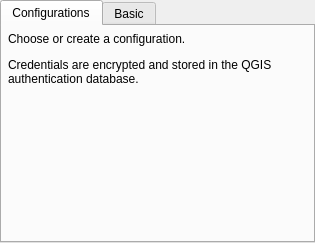
<?xml version="1.0" encoding="UTF-8"?>
<ui version="4.0">
 <class>QgsAuthSettingsWidget</class>
 <widget class="QWidget" name="QgsAuthSettingsWidget">
  <property name="geometry">
   <rect>
    <x>0</x>
    <y>0</y>
    <width>315</width>
    <height>243</height>
   </rect>
  </property>
  <property name="windowTitle">
   <string>Form</string>
  </property>
  <layout class="QVBoxLayout" name="verticalLayout">
   <property name="spacing">
    <number>0</number>
   </property>
   <property name="leftMargin">
    <number>0</number>
   </property>
   <property name="topMargin">
    <number>0</number>
   </property>
   <property name="rightMargin">
    <number>0</number>
   </property>
   <property name="bottomMargin">
    <number>0</number>
   </property>
   <item>
    <widget class="QTabWidget" name="tabAuth">
     <property name="sizePolicy">
      <sizepolicy hsizetype="Expanding" vsizetype="MinimumExpanding">
       <horstretch>0</horstretch>
       <verstretch>0</verstretch>
      </sizepolicy>
     </property>
     <property name="currentIndex">
      <number>0</number>
     </property>
     <widget class="QWidget" name="tabConfigurations">
      <attribute name="title">
       <string>Configurations</string>
      </attribute>
      <layout class="QVBoxLayout" name="verticalLayout_4">
       <property name="spacing">
        <number>6</number>
       </property>
       <property name="leftMargin">
        <number>6</number>
       </property>
       <property name="topMargin">
        <number>6</number>
       </property>
       <property name="rightMargin">
        <number>6</number>
       </property>
       <property name="bottomMargin">
        <number>6</number>
       </property>
       <item>
        <widget class="QLabel" name="label_5">
         <property name="sizePolicy">
          <sizepolicy hsizetype="Preferred" vsizetype="Minimum">
           <horstretch>0</horstretch>
           <verstretch>0</verstretch>
          </sizepolicy>
         </property>
         <property name="text">
          <string>Choose or create a configuration.</string>
         </property>
         <property name="textFormat">
          <enum>Qt::PlainText</enum>
         </property>
         <property name="wordWrap">
          <bool>true</bool>
         </property>
        </widget>
       </item>
       <item>
        <widget class="QgsAuthConfigSelect" name="mAuthConfigSelect" native="true">
         <property name="enabled">
          <bool>true</bool>
         </property>
         <property name="sizePolicy">
          <sizepolicy hsizetype="Maximum" vsizetype="Minimum">
           <horstretch>0</horstretch>
           <verstretch>0</verstretch>
          </sizepolicy>
         </property>
        </widget>
       </item>
       <item>
        <widget class="QLabel" name="label_6">
         <property name="sizePolicy">
          <sizepolicy hsizetype="Preferred" vsizetype="Minimum">
           <horstretch>0</horstretch>
           <verstretch>0</verstretch>
          </sizepolicy>
         </property>
         <property name="text">
          <string>Credentials are encrypted and stored in the QGIS authentication database. </string>
         </property>
         <property name="textFormat">
          <enum>Qt::PlainText</enum>
         </property>
         <property name="wordWrap">
          <bool>true</bool>
         </property>
        </widget>
       </item>
       <item>
        <spacer name="verticalSpacer_2">
         <property name="orientation">
          <enum>Qt::Vertical</enum>
         </property>
         <property name="sizeHint" stdset="0">
          <size>
           <width>0</width>
           <height>0</height>
          </size>
         </property>
        </spacer>
       </item>
      </layout>
     </widget>
     <widget class="QWidget" name="tabBasic">
      <attribute name="title">
       <string>Basic</string>
      </attribute>
      <layout class="QGridLayout" name="gridLayout_3">
       <property name="leftMargin">
        <number>6</number>
       </property>
       <property name="topMargin">
        <number>6</number>
       </property>
       <property name="rightMargin">
        <number>6</number>
       </property>
       <property name="bottomMargin">
        <number>6</number>
       </property>
       <property name="spacing">
        <number>6</number>
       </property>
       <item row="6" column="1">
        <spacer name="verticalSpacer">
         <property name="orientation">
          <enum>Qt::Vertical</enum>
         </property>
         <property name="sizeHint" stdset="0">
          <size>
           <width>0</width>
           <height>0</height>
          </size>
         </property>
        </spacer>
       </item>
       <item row="1" column="0">
        <widget class="QLabel" name="label_2">
         <property name="text">
          <string>&amp;User name</string>
         </property>
         <property name="buddy">
          <cstring>txtUserName</cstring>
         </property>
        </widget>
       </item>
       <item row="2" column="1">
        <widget class="QgsPasswordLineEdit" name="txtPassword">
         <property name="minimumSize">
          <size>
           <width>80</width>
           <height>0</height>
          </size>
         </property>
         <property name="echoMode">
          <enum>QLineEdit::Password</enum>
         </property>
         <property name="placeholderText">
          <string>Optional</string>
         </property>
        </widget>
       </item>
       <item row="2" column="0">
        <widget class="QLabel" name="label_3">
         <property name="text">
          <string>Passwor&amp;d</string>
         </property>
         <property name="buddy">
          <cstring>txtPassword</cstring>
         </property>
        </widget>
       </item>
       <item row="1" column="1">
        <widget class="QLineEdit" name="txtUserName">
         <property name="minimumSize">
          <size>
           <width>80</width>
           <height>0</height>
          </size>
         </property>
        </widget>
       </item>
       <item row="1" column="2">
        <widget class="QCheckBox" name="cbStoreUsername">
         <property name="text">
          <string>Store</string>
         </property>
         <property name="checked">
          <bool>false</bool>
         </property>
        </widget>
       </item>
       <item row="2" column="2">
        <widget class="QCheckBox" name="cbStorePassword">
         <property name="text">
          <string>Store</string>
         </property>
         <property name="checked">
          <bool>false</bool>
         </property>
        </widget>
       </item>
       <item row="3" column="0" colspan="3">
        <widget class="QLabel" name="lblWarning">
         <property name="text">
          <string>&lt;html&gt;&lt;head/&gt;&lt;body&gt;&lt;p&gt;&lt;span style=&quot; font-weight:600; color:#ff0000;&quot;&gt;Warning: credentials stored unencrypted!&lt;/span&gt;&lt;/p&gt;&lt;/body&gt;&lt;/html&gt;</string>
         </property>
         <property name="textFormat">
          <enum>Qt::RichText</enum>
         </property>
         <property name="alignment">
          <set>Qt::AlignCenter</set>
         </property>
         <property name="wordWrap">
          <bool>true</bool>
         </property>
        </widget>
       </item>
       <item row="0" column="0" colspan="3">
        <widget class="QLabel" name="lblBasic">
         <property name="text">
          <string/>
         </property>
         <property name="textFormat">
          <enum>Qt::PlainText</enum>
         </property>
         <property name="wordWrap">
          <bool>true</bool>
         </property>
         <property name="textInteractionFlags">
          <set>Qt::NoTextInteraction</set>
         </property>
        </widget>
       </item>
       <item row="4" column="0" colspan="3">
        <layout class="QHBoxLayout" name="horizontalLayout">
         <item>
          <widget class="QPushButton" name="btnConvertToEncrypted">
           <property name="sizePolicy">
            <sizepolicy hsizetype="Maximum" vsizetype="Fixed">
             <horstretch>0</horstretch>
             <verstretch>0</verstretch>
            </sizepolicy>
           </property>
           <property name="text">
            <string>Convert to configuration</string>
           </property>
          </widget>
         </item>
        </layout>
       </item>
      </layout>
     </widget>
    </widget>
   </item>
  </layout>
 </widget>
 <customwidgets>
  <customwidget>
   <class>QgsPasswordLineEdit</class>
   <extends>QLineEdit</extends>
   <header>qgspasswordlineedit.h</header>
  </customwidget>
  <customwidget>
   <class>QgsAuthConfigSelect</class>
   <extends>QWidget</extends>
   <header>qgsauthconfigselect.h</header>
   <container>1</container>
  </customwidget>
 </customwidgets>
 <tabstops>
  <tabstop>tabAuth</tabstop>
  <tabstop>mAuthConfigSelect</tabstop>
  <tabstop>txtUserName</tabstop>
  <tabstop>cbStoreUsername</tabstop>
  <tabstop>txtPassword</tabstop>
  <tabstop>cbStorePassword</tabstop>
  <tabstop>btnConvertToEncrypted</tabstop>
 </tabstops>
 <resources/>
 <connections/>
</ui>
